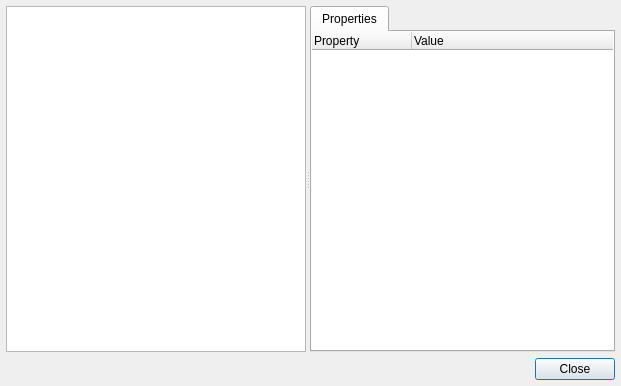
<?xml version="1.0" encoding="UTF-8"?>
<ui version="4.0">
 <class>Dialog</class>
 <widget class="QDialog" name="Dialog">
  <property name="geometry">
   <rect>
    <x>0</x>
    <y>0</y>
    <width>621</width>
    <height>386</height>
   </rect>
  </property>
  <property name="windowTitle">
   <string>Dialog</string>
  </property>
  <property name="sizeGripEnabled">
   <bool>false</bool>
  </property>
  <layout class="QVBoxLayout" name="verticalLayout">
   <property name="leftMargin">
    <number>6</number>
   </property>
   <property name="topMargin">
    <number>6</number>
   </property>
   <property name="rightMargin">
    <number>6</number>
   </property>
   <property name="bottomMargin">
    <number>6</number>
   </property>
   <item>
    <widget class="QSplitter" name="splitter">
     <property name="orientation">
      <enum>Qt::Horizontal</enum>
     </property>
     <widget class="QTreeView" name="treeView"/>
     <widget class="QTabWidget" name="tabWidget">
      <property name="tabPosition">
       <enum>QTabWidget::North</enum>
      </property>
      <property name="tabShape">
       <enum>QTabWidget::Rounded</enum>
      </property>
      <property name="currentIndex">
       <number>0</number>
      </property>
      <widget class="QWidget" name="tab">
       <attribute name="title">
        <string>Properties</string>
       </attribute>
       <layout class="QVBoxLayout" name="verticalLayout_2">
        <property name="leftMargin">
         <number>0</number>
        </property>
        <property name="topMargin">
         <number>0</number>
        </property>
        <property name="rightMargin">
         <number>0</number>
        </property>
        <property name="bottomMargin">
         <number>0</number>
        </property>
        <item>
         <widget class="QTreeWidget" name="treeWidget">
          <property name="frameShape">
           <enum>QFrame::NoFrame</enum>
          </property>
          <property name="headerHidden">
           <bool>false</bool>
          </property>
          <column>
           <property name="text">
            <string>Property</string>
           </property>
          </column>
          <column>
           <property name="text">
            <string>Value</string>
           </property>
          </column>
         </widget>
        </item>
       </layout>
      </widget>
     </widget>
    </widget>
   </item>
   <item>
    <widget class="QDialogButtonBox" name="buttonBox">
     <property name="orientation">
      <enum>Qt::Horizontal</enum>
     </property>
     <property name="standardButtons">
      <set>QDialogButtonBox::Close</set>
     </property>
     <property name="centerButtons">
      <bool>false</bool>
     </property>
    </widget>
   </item>
  </layout>
 </widget>
 <resources/>
 <connections>
  <connection>
   <sender>buttonBox</sender>
   <signal>accepted()</signal>
   <receiver>Dialog</receiver>
   <slot>accept()</slot>
   <hints>
    <hint type="sourcelabel">
     <x>248</x>
     <y>254</y>
    </hint>
    <hint type="destinationlabel">
     <x>157</x>
     <y>274</y>
    </hint>
   </hints>
  </connection>
  <connection>
   <sender>buttonBox</sender>
   <signal>rejected()</signal>
   <receiver>Dialog</receiver>
   <slot>reject()</slot>
   <hints>
    <hint type="sourcelabel">
     <x>316</x>
     <y>260</y>
    </hint>
    <hint type="destinationlabel">
     <x>286</x>
     <y>274</y>
    </hint>
   </hints>
  </connection>
 </connections>
</ui>
